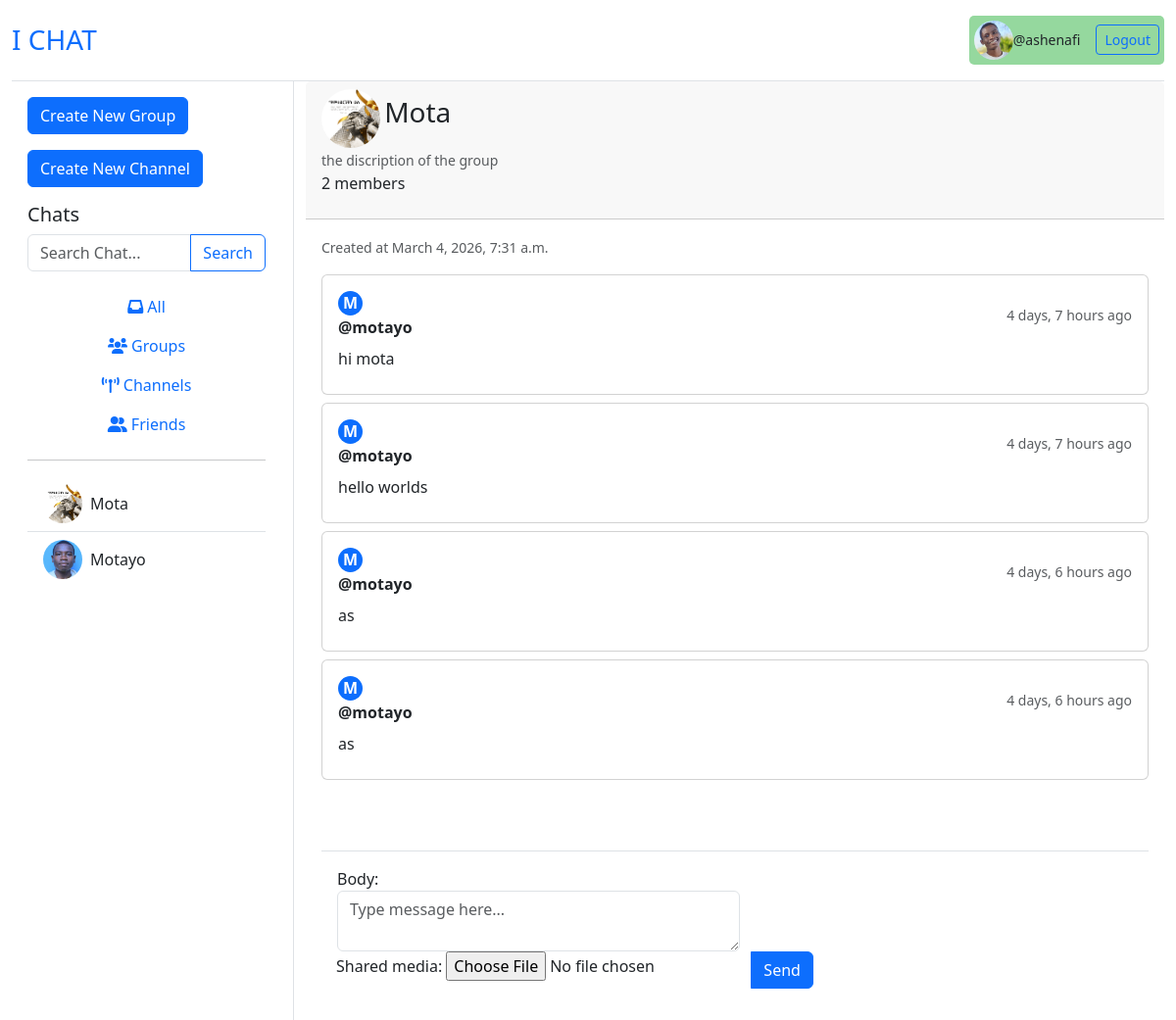
The app's page /group/group/Mota/ (signed in) with its own data.
### accounts/models.py (models this page shows)
class CustomUser(AbstractUser):
    profile = models.ImageField(upload_to='profiles/users', blank=True, null=True)

### groups/models.py (models this page shows, shortened)
class Group(models.Model):
    owner = models.ForeignKey(CustomUser, on_delete=models.CASCADE)
    name = models.CharField(max_length=100,unique=True)
    profile = models.ImageField(upload_to='profiles/group/',null=True, blank=True)
    description = models.CharField(max_length=300, null=True, blank=True)
    members = models.ManyToManyField(CustomUser, related_name="member")
    created_at = models.DateTimeField(auto_now_add=True)
    updated_at = models.DateTimeField(auto_now=True)

class GroupMessage(models.Model):
    owner = models.ForeignKey(CustomUser, on_delete=models.CASCADE)
    group = models.ForeignKey(Group, on_delete=models.CASCADE)
    shared_media = models.ImageField(upload_to='shared_media/group/', null=True, blank=True)
    body = models.TextField()
    created_at = models.DateTimeField(auto_now_add=True, null=True)
    updated_at = models.DateTimeField(auto_now=True, null= True)

### groups/views.py (the view, shortened to what this page needs)
# urls.py: path('group/', include('groups.urls')),
@login_required(login_url='log-in')
def group(request, group_name):
    group = Group.objects.get(name=group_name)
    q = request.GET.get('q') if request.GET.get('q') != None else ''
    p = request.GET.get('p') if request.GET.get('p') != None else ''
    channels = Channel.objects.filter(Q(name__icontains=q))
    groups = Group.objects.filter(name__icontains=q)
    users = CustomUser.objects.filter(username__icontains=q)
    messages = GroupMessage.objects.filter(
        Q(body__icontains = p)
    )
    members = group.members.all()
    form = GroupMessageForm()
    context = {
        'group':group,
        'groups':groups,
        'form':form,
        'messages':messages,
        'users':users,
        'members': members,
        'channels':channels
    }
    return render(request, 'groups/group.html', context)

### groups/forms.py
class GroupMessageForm(ModelForm):
    class Meta:
        model = GroupMessage
        fields = ['body', 'shared_media']
        widgets = {
            'body': Textarea(attrs={
                'class': 'form-control',
                'rows': 2,
                'name': 'message',
                'data-custom': 'some-value',
                'placeholder': "Type message here..."
            }),
        }

### groups/templates/groups/group.html (shortened to what this page needs)
{% extends 'accounts/home.html' %}
{% load static %}
{% block chat %}
<div class="card h-100 border-0">
    <div class="card-header">
        <a href="{% url 'group_profile' group.id %}"><img src="{{ group.profile.url }}" alt="profile" style="width: 60px; height: 60px; border-radius: 30px;"></a>
        <h3 class="card-title mb-1" style="display: inline-block;">{{group.name}}</h3><br>
        <small class="text-muted">{{group.description}}</small>
        <div>
            <p>{{group.members.count}} members</p>
        </div>
    </div>
    <div class="card-body d-flex flex-column p-3">
        <div class="mb-3">
            <small class="text-muted">Created at {{group.created_at}}</small>
        </div>
        <div class="flex-grow-1 overflow-auto pb-5" style="max-height: calc(100vh - 200px);">
            {% for message in messages %}
                {% if message.group == group %}
                    <div class="mb-2">
                        <div class="card">
                            <div class="card-body p-3">
                                <div class="d-flex justify-content-between align-items-center mb-2">
                                    <div>
                                        {% if message.owner == request.user %}
                                            <strong class="text-primary">You</strong>
                                        {% else %}
                                            <div class="avatar bg-primary text-white rounded-circle d-flex align-items-center justify-content-center me-3" style="width: 25px; height: 25px; font-weight: bold; display: inline-block;">
                                                {{ message.owner.username|first|upper }}
                                            </div>
                                            <strong class="text-dark">@{{message.owner}}</strong>
                                        {% endif %}
                                    </div>
                                    <div>
                                        <small class="text-muted">{{message.updated_at | timesince}} ago</small>
                                    </div>
                                </div>
                                <div class="message-body mb-2">
                                    <p class="mb-0">{{message.body}}</p>
                                </div>
                            </div>
                        </div>
                    </div>
                {% endif %}
            {% endfor %}
        </div>
        <form method="post" class="mt-3 position-sticky bottom-0 bg-white p-3 border-top">
            {% if request.user in members %}
            <div class="input-group">
                {{form}}
                <button type="submit" class="btn btn-primary">Send</button>
            </div>
            {% else %}
            <div>
                <input type="text" name="ok" value="OK" style="display: none;">
                <input type="submit" value="Join group">
            </div>
            {% endif %}
        </form>
    </div>
</div>
{% endblock %}

### accounts/templates/accounts/home.html (shortened to what this page needs)
{% extends 'accounts/base.html' %}
{% block content %}
<div class="container-fluid vh-100">
    <div class="row h-100">
        <div class="col-md-4 col-lg-3 border-end d-flex flex-column collapse d-md-block" id="sidebar">
            <div class="p-3 flex-grow-1 overflow-auto">
                <a href="{% url 'create_group' %}" class="btn btn-primary mb-3">Create New Group</a>
                <a href="{% url 'create_channel' %}" class="btn btn-primary mb-3">Create New Channel</a>
                <h3 class="h5">Chats</h3>
                <form action="" method="get" class="mb-3">
                    <div class="input-group">
                        <input type="search" name="p" placeholder="Search Chat..." class="form-control">
                        <button type="submit" class="btn btn-outline-primary">Search</button>
                    </div>
                </form>
                <div class="nav flex-column">
                    <button class="nav-link"><i class="fas fa-inbox"></i> All</button>
                    <button class="nav-link"><i class="fas fa-users"></i> Groups</button>
                    <button class="nav-link"><i class="fas fa-broadcast-tower"></i> Channels</button>
                    <button class="nav-link"><i class="fas fa-user-friends"></i> Friends</button>
                </div>
                <hr>
                <div class="list-group list-group-flush">
                    {% for group in groups %}
                    <a href="{% url 'group' group.name %}" class="list-group-item list-group-item-action d-flex align-items-center" >
                        <img src="{{ group.profile.url }}" alt="profile" style="width: 40px; height: 40px; border-radius: 50%; object-fit: cover;" class="me-2">
                        {{group.name}}
                    </a>
                    {% endfor %}
                    {% for user in users %}
                        {% if user != request.user %}
                            <a href="{% url 'friend' user.id %}" class="list-group-item list-group-item-action d-flex align-items-center">
                                <img src="{{user.profile.url}}" alt="profile" style="width: 40px; height: 40px; border-radius: 50%; object-fit: cover;" class="me-2">
                                {{ user.username.capitalize }}
                            </a>
                        {% endif %}
                    {% endfor %}
                </div>
            </div>
        </div>
        <div class="col-md-8 col-lg-9 d-flex flex-column">
            <div class="flex-grow-1 d-flex flex-column">
                {% block chat %}
                {% endblock %}
            </div>
        </div>
    </div>
</div>
{% endblock %}

### accounts/templates/accounts/base.html (shortened to what this page needs)
<!DOCTYPE html>
<html lang="en">
<head>
    <link href="https://cdn.jsdelivr.net/npm/bootstrap@5.3.0/dist/css/bootstrap.min.css" rel="stylesheet">
    <link rel="stylesheet" href="https://cdnjs.cloudflare.com/ajax/libs/font-awesome/6.0.0/css/all.min.css">
</head>
<body class="d-flex flex-column min-vh-100">
    <div class="container-fluid flex-grow-1 d-flex flex-column">
        <header class="d-flex justify-content-between align-items-center py-3 border-bottom">
            <h1 class="h3 mb-0"><a href="{% url 'home' %}" class="text-decoration-none">I CHAT</a></h1>
            {% if request.user.is_authenticated %}
                <div class="d-flex align-items-center" style="background-color: rgb(149, 216, 158); padding: 5px; border-radius: 5px;">
                    <img src="{{user.profile.url}}" alt="" style="width: 40px; border-radius: 20px;">
                    <small class="me-3">@{{request.user.username}}</small>
                    <a href="{% url 'logout' %}" class="btn btn-outline-primary btn-sm">Logout</a>
                </div>
            {% endif %}
        </header>
    </div>
    {% block content %}
    {% endblock %}
</body>
</html>

### records on screen
CustomUser: profile (picture), user.username "ashenafi"
Group: profile (picture), name "Mota", description "the discription of the group", members.count "2", created_at "March 4, 2026, 7:31 a.m."
CustomUser: profile (picture), username "Motayo"
GroupMessage: owner.username|first "M", owner "motayo", updated_at "4 days, 7 hours", body "hi mota"
GroupMessage: owner.username|first "M", owner "motayo", updated_at "4 days, 7 hours", body "hello worlds"
GroupMessage: owner.username|first "M", owner "motayo", updated_at "4 days, 6 hours", body "as"
GroupMessage: owner.username|first "M", owner "motayo", updated_at "4 days, 6 hours", body "as"
